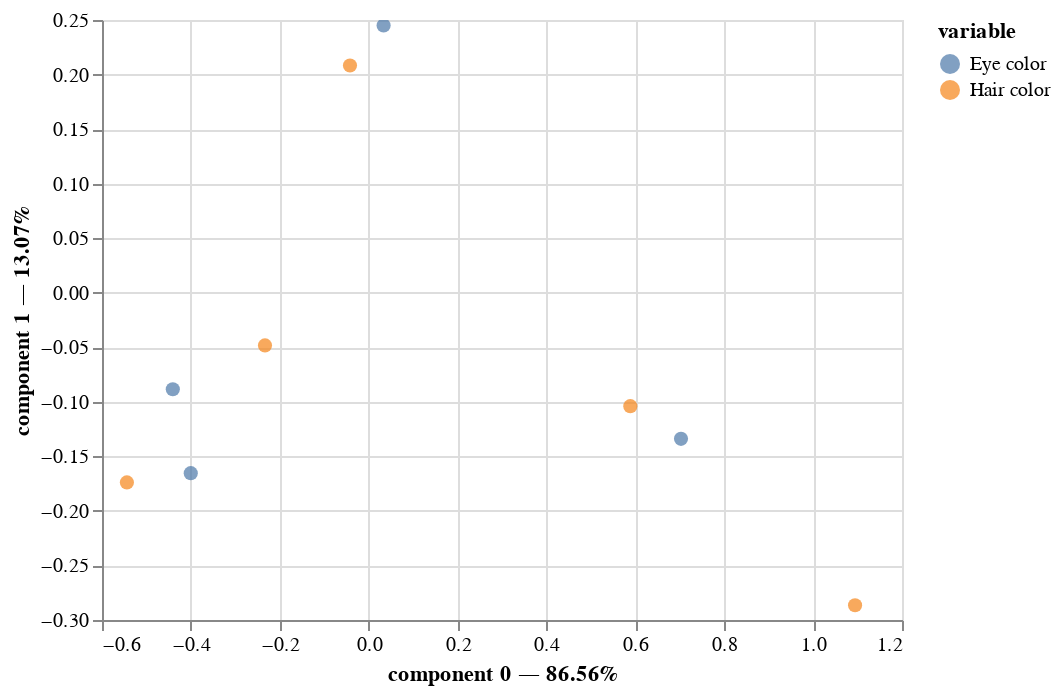

Notebook source saved alongside this figure:
### Markdown cell above
バイプロットを描きます。情報量の最大割合を占める2つの軸で、元データの行項目のスコアと、列項目のスコアを同時にプロットしています。

### Code cell
import matplotlib.pyplot as plt
plt.style.use('ggplot')
%matplotlib inline
## 日本語フォントの準備
from matplotlib import rcParams
rcParams['font.family'] = 'sans-serif'
rcParams['font.sans-serif'] = ['Yu Gothic', 'Meirio', 'Hiragino Maru Gothic Pro', 'Takao', 'IPAexGothic', 'IPAPGothic', 'VL PGothic', 'Noto Sans CJK JP']

ca.plot(
     X=X,
     x_component=0,
     y_component=1
)

### Figure 1 — Vega-Lite specification as saved in the notebook (floating-point values rounded to 4 significant figures)
{"config": {"view": {"continuousWidth": 400, "continuousHeight": 300}}, "data": {"name": "data-319762feadc1cb0a9ec3effc8e5665b9"}, "mark": {"type": "circle", "size": 50}, "encoding": {"color": {"field": "variable", "type": "nominal"}, "tooltip": [{"field": "variable", "type": "nominal"}, {"field": "value", "type": "nominal"}, {"field": "component 0", "type": "quantitative"}, {"field": "component 1", "type": "quantitative"}], "x": {"axis": {"title": "component 0 — 86.56%"}, "field": "component 0", "scale": {"zero": false}, "type": "quantitative"}, "y": {"axis": {"title": "component 1 — 13.07%"}, "field": "component 1", "scale": {"zero": false}, "type": "quantitative"}}, "selection": {"selector003": {"type": "interval", "bind": "scales", "encodings": ["x", "y"]}}, "$schema": "https://vega.github.io/schema/vega-lite/v4.17.0.json", "datasets": {"data-319762feadc1cb0a9ec3effc8e5665b9": [{"component 0": -0.4003, "component 1": -0.1654, "component 2": 0.06416, "variable": "Eye color", "value": "Blue"}, {"component 0": -0.4407, "component 1": -0.08846, "component 2": -0.03177, "variable": "Eye color", "value": "Light"}, {"component 0": 0.03361, "component 1": 0.245, "component 2": 0.005553, "variable": "Eye color", "value": "Medium"}, {"component 0": 0.7027, "component 1": -0.1339, "component 2": -0.004345, "variable": "Eye color", "value": "Dark"}, {"component 0": -0.544, "component 1": -0.1738, "component 2": 0.01252, "variable": "Hair color", "value": "Fair"}, {"component 0": -0.2333, "component 1": -0.04828, "component 2": -0.1181, "variable": "Hair color", "value": "Red"}, {"component 0": -0.04202, "component 1": 0.2083, "component 2": 0.003236, "variable": "Hair color", "value": "Medium"}, {"component 0": 0.5887, "component 1": -0.104, "component 2": 0.01012, "variable": "Hair color", "value": "Dark"}, {"component 0": 1.094, "component 1": -0.2864, "component 2": -0.04614, "variable": "Hair color", "value": "Black"}]}}
